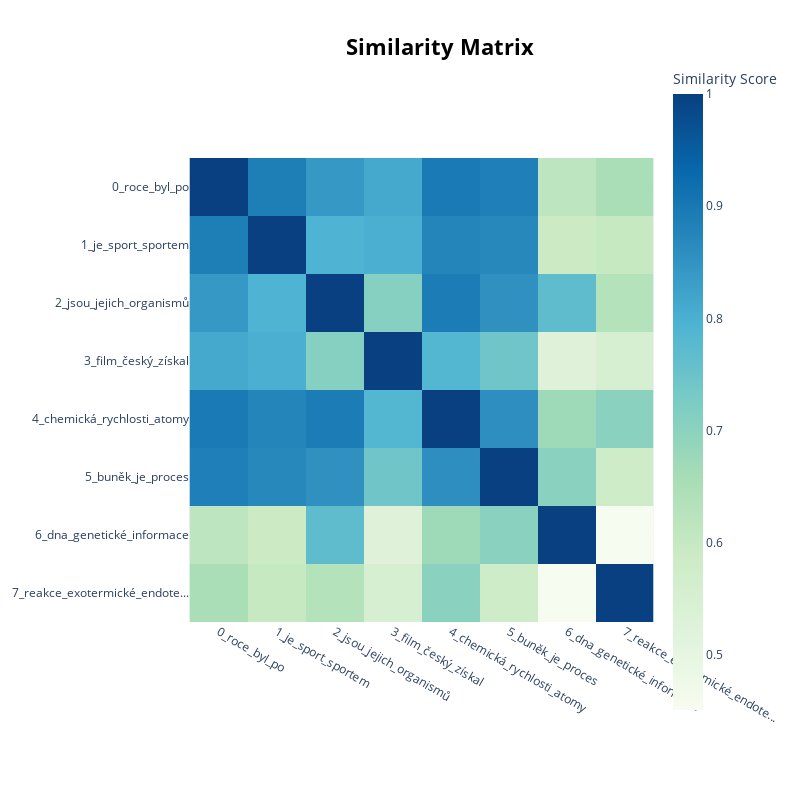

Source (notebook cell):
### Code cell
model.visualize_heatmap(top_n_topics=20, width=800, height=800)

### Figure 1 — Plotly figure (JSON) as saved in the notebook; plotly's stock layout.template omitted (floating-point values rounded to 4 significant figures)
{"data": [{"coloraxis": "coloraxis", "hovertemplate": "x: %{x}<br>y: %{y}<br>Similarity Score: %{z}<extra></extra>", "name": "0", "type": "heatmap", "x": ["0_roce_byl_po", "1_je_sport_sportem", "2_jsou_jejich_organismů", "3_film_český_získal", "4_chemická_rychlosti_atomy", "5_buněk_je_proces", "6_dna_genetické_informace", "7_reakce_exotermické_endote..."], "xaxis": "x", "y": ["0_roce_byl_po", "1_je_sport_sportem", "2_jsou_jejich_organismů", "3_film_český_získal", "4_chemická_rychlosti_atomy", "5_buněk_je_proces", "6_dna_genetické_informace", "7_reakce_exotermické_endote..."], "yaxis": "y", "z": [[1, 0.8881, 0.8421, 0.8109, 0.8972, 0.8872, 0.6158, 0.6522], [0.8881, 1.0, 0.7931, 0.801, 0.8762, 0.8709, 0.5885, 0.5996], [0.8421, 0.7931, 1.0, 0.7106, 0.8932, 0.8531, 0.7679, 0.6336], [0.8109, 0.801, 0.7106, 1.0, 0.7842, 0.7435, 0.5242, 0.5509], [0.8972, 0.8762, 0.8932, 0.7842, 1.0, 0.8597, 0.6698, 0.7021], [0.8872, 0.8709, 0.8531, 0.7435, 0.8597, 1.0, 0.7022, 0.5791], [0.6158, 0.5885, 0.7679, 0.5242, 0.6698, 0.7022, 1.0, 0.4507], [0.6522, 0.5996, 0.6336, 0.5509, 0.7021, 0.5791, 0.4507, 1.0]]}], "layout": {"coloraxis": {"colorbar": {"title": {"text": "Similarity Score"}}, "colorscale": [[0, "rgb(247,252,240)"], [0.125, "rgb(224,243,219)"], [0.25, "rgb(204,235,197)"], [0.375, "rgb(168,221,181)"], [0.5, "rgb(123,204,196)"], [0.625, "rgb(78,179,211)"], [0.75, "rgb(43,140,190)"], [0.875, "rgb(8,104,172)"], [1, "rgb(8,64,129)"]]}, "height": 800, "hoverlabel": {"bgcolor": "white", "font": {"family": "Rockwell", "size": 16}}, "legend": {"title": {"text": "Trend"}}, "margin": {"t": 60}, "showlegend": true, "title": {"font": {"color": "Black", "size": 22}, "text": "<b>Similarity Matrix</b>", "x": 0.55, "xanchor": "center", "y": 0.95, "yanchor": "top"}, "width": 800, "xaxis": {"anchor": "y", "constrain": "domain", "domain": [0, 1], "scaleanchor": "y"}, "yaxis": {"anchor": "x", "autorange": "reversed", "constrain": "domain", "domain": [0, 1]}}}
